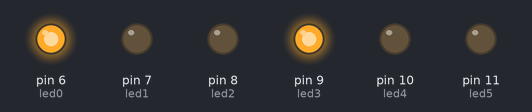
Simulated run of this sketch. Board: Arduino Uno, built with avr-gcc and run on an emulated ATmega328P. On the bench: output pins drawn as LEDs (lit = HIGH).

Above: at 0.4 s.
At 2.4 s:
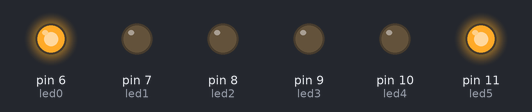
At 4.4 s:
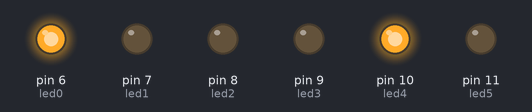
At 7.2 s:
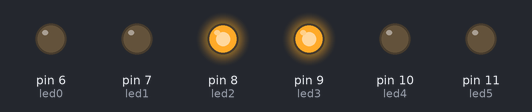
At 9.2 s:
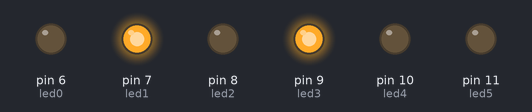
Timing chart, 0 to 13.5 s (numbered marks = the images above):
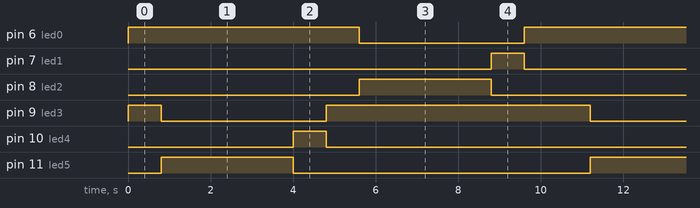

The sketch:

semafor_cru_lla.ino
```cpp
 /*****************************************************
**                                                  **
**                       Titol:                     **
**                                                  **
**                                                  **
**  NOM: Daniel Morales           DATA: 08/01/2018  **
*****************************************************/

//********** Includes *************************************************************

//********** Variables ************************************************************
const int led0 = 6;          // donar nom al pin 5 de l’Arduino
const int led1 = 7;          // donar nom al pin 6 de l’Arduino
const int led2 = 8;          // donar nom al pin 7 de l’Arduino
const int led3 = 9;          // donar nom al pin 8 de l’Arduino
const int led4 = 10;          // donar nom al pin 9 de l’Arduino
const int led5 = 11;         // donar nom al pin 10 de l’Arduino

//********** Setup ****************************************************************
void setup()
{
  pinMode(led0, OUTPUT);     // definir el pin 5 com una sortida
  pinMode(led1, OUTPUT);     // definir el pin 6 com una sortida
  pinMode(led2, OUTPUT);     // definir el pin 7 com una sortida
  pinMode(led3, OUTPUT);     // definir el pin 8 com una sortida
  pinMode(led4, OUTPUT);     // definir el pin 9 com una sortida
  pinMode(led5, OUTPUT);     // definir el pin 10 com una sortida
}

//********** Loop *****************************************************************
void loop()
{
  digitalWrite(led0, HIGH);
  digitalWrite(led3, HIGH);
  delay(800);

  digitalWrite(led3, LOW);
  digitalWrite(led5, HIGH);

  delay(3200);

   digitalWrite(led5, LOW);
  digitalWrite(led4, HIGH);

  delay(800);

    digitalWrite(led4, LOW);
  digitalWrite(led3, HIGH);

  delay(800);

  digitalWrite(led0, LOW);
  digitalWrite(led2, HIGH);

   delay(3200);

   digitalWrite(led2, LOW);
  digitalWrite(led1, HIGH);

   delay(800);

   digitalWrite(led1, LOW);
  digitalWrite(led0, HIGH);

      delay(800);

   digitalWrite(led0, LOW);
  digitalWrite(led3, LOW);

}
```

Measured:
- by itself, pin 6 (led0): alternates HIGH for 6.4 s and LOW for 4.0 s
- by itself, pin 7 (led1), pin 10 (led4): alternates HIGH for 0.80 s and LOW for 9.6 s
- by itself, pin 8 (led2), pin 11 (led5): alternates HIGH for 3.2 s and LOW for 7.2 s
- by itself, pin 9 (led3): repeats every 10.4 s: LOW 4.0 s, HIGH 6.4 s
